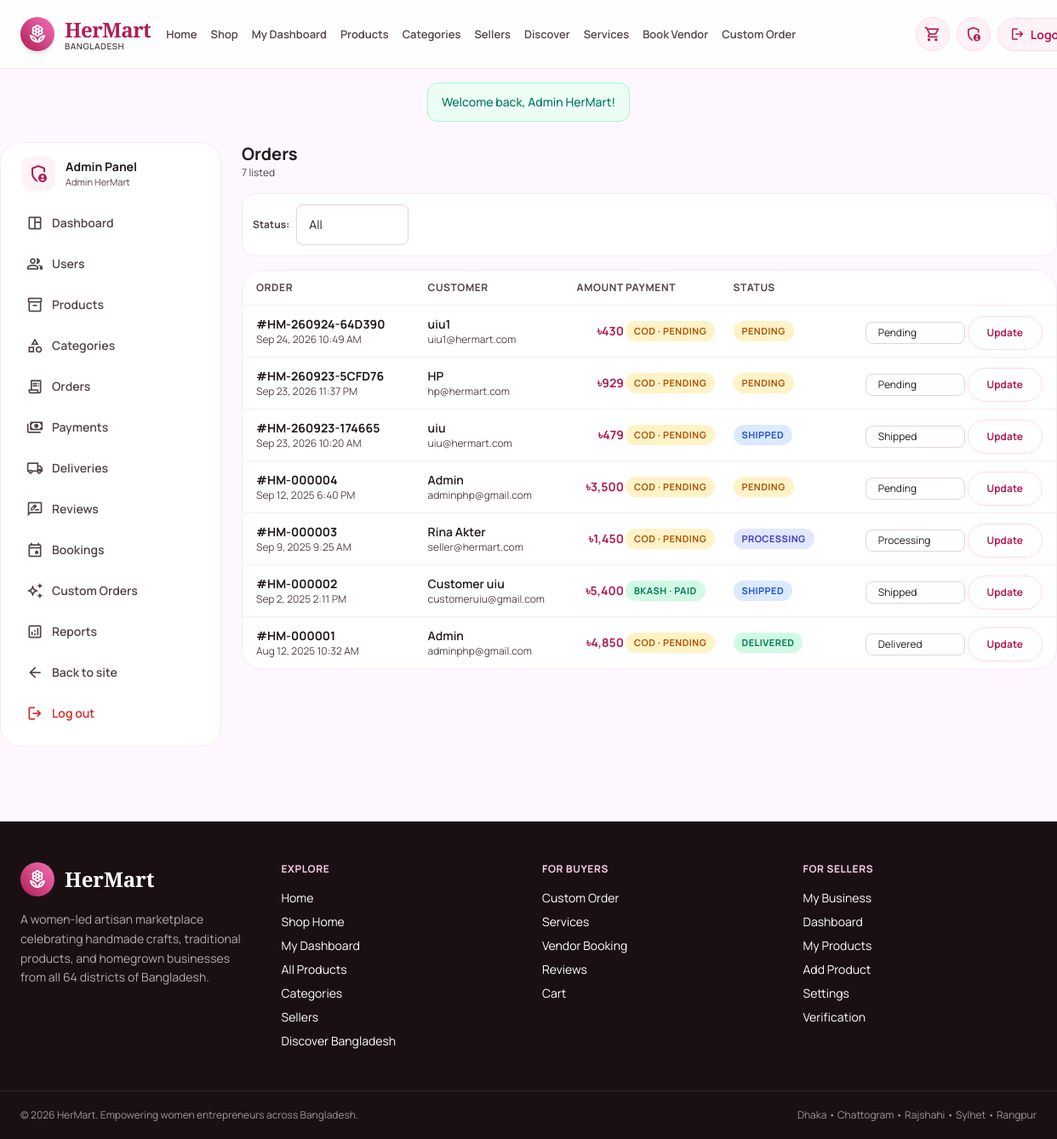
/admin/orders.php (signed in), run on the app's committed database.
### tables this page shows
CREATE TABLE `orders` (
  `id` int(11) NOT NULL,
  `order_number` varchar(40) NOT NULL,
  `customer_id` int(11) DEFAULT NULL,
  `total_amount` decimal(12,2) NOT NULL DEFAULT 0.00,
  `shipping_address` varchar(500) DEFAULT NULL,
  `district` varchar(80) DEFAULT NULL,
  `upazila` varchar(80) DEFAULT NULL,
  `phone` varchar(30) DEFAULT NULL,
  `notes` text DEFAULT NULL,
  `payment_method` enum('cod','bkash','nagad','card','bank') NOT NULL DEFAULT 'cod',
  `payment_status` enum('pending','paid','failed','refunded') NOT NULL DEFAULT 'pending',
  `order_status` enum('pending','confirmed','processing','shipped','out_for_delivery','delivered','cancelled') NOT NULL DEFAULT 'pending',
  `created_at` timestamp NOT NULL DEFAULT current_timestamp(),
  `updated_at` timestamp NOT NULL DEFAULT current_timestamp() ON UPDATE current_timestamp()
);

CREATE TABLE `users` (
  `id` int(11) NOT NULL,
  `name` varchar(120) NOT NULL,
  `email` varchar(150) NOT NULL,
  `phone` varchar(30) DEFAULT NULL,
  `password_hash` varchar(255) NOT NULL,
  `role` enum('customer','seller','admin') NOT NULL DEFAULT 'customer',
  `status` enum('active','inactive','suspended') NOT NULL DEFAULT 'active',
  `address` varchar(255) DEFAULT NULL,
  `profile_image` varchar(255) DEFAULT NULL,
  `created_at` timestamp NOT NULL DEFAULT current_timestamp(),
  `updated_at` timestamp NOT NULL DEFAULT current_timestamp() ON UPDATE current_timestamp()
);

### includes/db.php (called while the page is built, shortened)
<?php
$host = DB_HOST;
$user = DB_USER;
$pass = DB_PASS;
$db   = DB_NAME;
$port = DB_PORT;
$conn = @new mysqli($host, $user, $pass, $db, $port);
$db_ready = !$conn->connect_error;
function db_select($sql, $types = '', $params = []) {
    global $conn, $db_ready;
    $stmt = $conn->prepare($sql);
    if (!$stmt->execute()) {
        error_log('[HerMart] db_select execute failed: ' . $stmt->error . ' | SQL: ' . $sql);
        $stmt->close();
        return [];
    }
    $res = $stmt->get_result();
    $rows = $res ? $res->fetch_all(MYSQLI_ASSOC) : [];
    return $rows;
}
function h($str) {
    return htmlspecialchars((string)$str, ENT_QUOTES, 'UTF-8');
}

### includes/functions.php (called while the page is built, shortened)
<?php
require_once __DIR__ . '/db.php';
function status_pill_class($status, $type = 'order') {
    if ($type === 'order') {
        return match($status) {
            'pending'          => 'bg-amber-100 text-amber-700',
            'confirmed'        => 'bg-sky-100 text-sky-700',
            'processing'       => 'bg-indigo-100 text-indigo-700',
            'shipped'          => 'bg-blue-100 text-blue-700',
            'out_for_delivery' => 'bg-purple-100 text-purple-700',
            'delivered'        => 'bg-emerald-100 text-emerald-700',
            'cancelled'        => 'bg-red-100 text-red-700',
            default            => 'bg-gray-100 text-gray-700',
        };
    }
    if ($type === 'payment') {
        return match($status) {
            'paid'     => 'bg-emerald-100 text-emerald-700',
            'pending'  => 'bg-amber-100 text-amber-700',
            'failed'   => 'bg-red-100 text-red-700',
            'refunded' => 'bg-purple-100 text-purple-700',
            default    => 'bg-gray-100 text-gray-700',
        };
    }
    return 'bg-gray-100 text-gray-700';
}
function format_status_label($status) {
    return h(ucwords(str_replace('_', ' ', (string)$status)));
}
function money_tk($amount) {
    return '৳' . number_format((float)$amount, 0);
}
    ?>

### admin/orders.php (the view, shortened to what this page needs)
<?php
$allowed = ['pending','confirmed','processing','shipped','out_for_delivery','delivered','cancelled'];
$where = ['1=1'];
$args  = [];
$types = '';
$whereSql = implode(' AND ', $where);
$rows = db_select(
    "SELECT o.*, u.name AS customer_name, u.email AS customer_email
     FROM orders o LEFT JOIN users u ON u.id = o.customer_id
     WHERE $whereSql
     ORDER BY o.created_at DESC LIMIT 200",
    $types, $args
);
include __DIR__ . '/../includes/header.php';
include __DIR__ . '/_layout_top.php';
?>
<div>
  <h2 class="text-xl font-bold">Orders</h2>
  <p class="text-xs text-on-surface-variant"><?= count($rows) ?> listed</p>
</div>
<form method="get" class="bg-white rounded-2xl border border-outline/40 p-3 flex items-center gap-2">
  <label class="text-xs font-bold text-on-surface-variant">Status:</label>
  <select name="status" class="hm-select w-auto" onchange="this.form.submit()">
    <option value="">All</option>
  </select>
</form>
<div class="bg-white rounded-3xl border border-outline/40 overflow-hidden">
  <div class="overflow-x-auto">
    <table class="w-full text-sm">
      <thead class="text-xs uppercase tracking-wider text-on-surface-variant bg-surface-container/40 border-b border-outline/40">
        <tr>
          <th class="text-left py-3 px-4">Order</th>
          <th class="text-left">Customer</th>
          <th class="text-right">Amount</th>
          <th class="text-left">Payment</th>
          <th class="text-left">Status</th>
          <th></th>
        </tr>
      </thead>
      <tbody class="divide-y divide-outline/40">
        <?php foreach ($rows as $o): ?>
          <tr>
            <td class="py-3 px-4">
              <div class="font-bold">#<?= h($o['order_number']) ?></div>
              <div class="text-xs text-on-surface-variant"><?= h(date('M j, Y g:i A', strtotime($o['created_at']))) ?></div>
            </td>
            <td>
              <div class="text-sm font-semibold"><?= h($o['customer_name'] ?? '—') ?></div>
              <div class="text-xs text-on-surface-variant"><?= h($o['customer_email'] ?? '') ?></div>
            </td>
            <td class="text-right font-bold text-primary"><?= money_tk($o['total_amount']) ?></td>
            <td>
              <span class="hm-pill <?= status_pill_class($o['payment_status'], 'payment') ?>">
                <?= strtoupper(h($o['payment_method'])) ?> · <?= format_status_label($o['payment_status']) ?>
              </span>
            </td>
            <td>
              <span class="hm-pill <?= status_pill_class($o['order_status'], 'order') ?>"><?= format_status_label($o['order_status']) ?></span>
            </td>
            <td class="pr-4 text-right">
              <div class="admin-actions">
                <form method="post">
                  <select name="order_status" class="hm-select w-auto py-1 text-xs">
                    <?php foreach ($allowed as $s): ?>
                      <option value="<?= $s ?>" <?= $o['order_status'] === $s ? 'selected' : '' ?>><?= format_status_label($s) ?></option>
                    <?php endforeach; ?>
                  </select>
                  <button type="submit" class="hm-btn hm-btn-outline text-xs mt-1">Update</button>
                </form>
              </div>
            </td>
          </tr>
        <?php endforeach; ?>
      </tbody>
    </table>
  </div>
</div>
<?php include __DIR__ . '/_layout_bottom.php'; ?>
<?php include __DIR__ . '/../includes/footer.php'; ?>

### assets/css/style.css (style rules this page uses)
html { scroll-behavior: smooth; }
body { -webkit-font-smoothing: antialiased; -moz-osx-font-smoothing: grayscale; font-family: 'Manrope', sans-serif; color: #201a1e; background: #fef7ff; }
button, .hm-btn { border-radius: 9999px; font-family: inherit; }
.hm-btn { display: inline-flex; align-items: center; justify-content: center; gap: 8px; padding: 11px 22px; border-radius: 9999px; font-weight: 700; font-size: 14px; border: 1px solid transparent; cursor: pointer; text-decoration: none; transition: all 0.15s ease; white-space: nowrap; line-height: 1.2; }
.admin-actions { display:flex; flex-direction:column; gap:0.5rem; align-items:flex-end; }
.admin-actions form { display:block; margin:0; }
.admin-actions .hm-btn, .admin-actions button, .admin-actions .hm-select { width:auto; }
.hm-btn-outline { background: transparent; color: #b01e56; border-color: #ffd9e2; }
.hm-input, .hm-select, .hm-textarea { width: 100%; padding: 11px 14px; border-radius: 0.5rem; border: 1px solid #e2d3df; background: #fff; color: #201a1e; font-size: 14px; font-family: inherit; transition: all 0.15s ease; }
.hm-pill { display: inline-flex; align-items: center; padding: 2px 10px; border-radius: 9999px; font-size: 11px; font-weight: 700; text-transform: uppercase; letter-spacing: 0.04em; white-space: nowrap; }

### admin/_layout_top.php (style rules this page uses)
.admin-actions { display:flex; flex-direction:column; gap:0.5rem; align-items:flex-end; }
.admin-actions form { display:block; margin:0; }
.admin-actions .hm-btn, .admin-actions button, .admin-actions .hm-select { width:auto; }
@media (min-width:1024px) { .admin-actions { align-items:flex-end; } }

### data on the page
orders: order_number "HM-260924-64D390", created_at "Sep 24, 2026 10:49 AM", customer.name "uiu1", customer.email "uiu1@hermart.com", total_amount "৳430", payment_method "COD", payment_status "PENDING", order_status "PENDING"
orders: order_number "HM-260923-5CFD76", created_at "Sep 23, 2026 11:37 PM", customer.name "HP", customer.email "hp@hermart.com", total_amount "৳929", payment_method "COD", payment_status "PENDING", order_status "PENDING"
orders: order_number "HM-260923-174665", created_at "Sep 23, 2026 10:20 AM", customer.name "uiu", customer.email "uiu@hermart.com", total_amount "৳479", payment_method "COD", payment_status "PENDING", order_status "SHIPPED"
orders: order_number "HM-000004", created_at "Sep 12, 2025 6:40 PM", customer.name "Admin", customer.email "adminphp@gmail.com", total_amount "৳3,500", payment_method "COD", payment_status "PENDING", order_status "PENDING"
orders: order_number "HM-000003", created_at "Sep 9, 2025 9:25 AM", customer.name "Rina Akter", customer.email "seller@hermart.com", total_amount "৳1,450", payment_method "COD", payment_status "PENDING", order_status "PROCESSING"
orders: order_number "HM-000002", created_at "Sep 2, 2025 2:11 PM", customer.name "Customer uiu", customer.email "customeruiu@gmail.com", total_amount "৳5,400", payment_method "BKASH", payment_status "PAID", order_status "SHIPPED"
orders: order_number "HM-000001", created_at "Aug 12, 2025 10:32 AM", customer.name "Admin", customer.email "adminphp@gmail.com", total_amount "৳4,850", payment_method "COD", payment_status "PENDING", order_status "DELIVERED"

### other printed values
$flash['message'] "Welcome back, Admin HerMart!"
$_SESSION['user']['name'] "Admin HerMart"
$l['label'] "Dashboard"
$l['label'] "Users"
$l['label'] "Products"
$l['label'] "Categories"
$l['label'] "Orders"
$l['label'] "Payments"
$l['label'] "Deliveries"
$l['label'] "Reviews"
$l['label'] "Bookings"
$l['label'] "Custom Orders"
$l['label'] "Reports"
count($rows) "7"
form field order_status "Pending"
